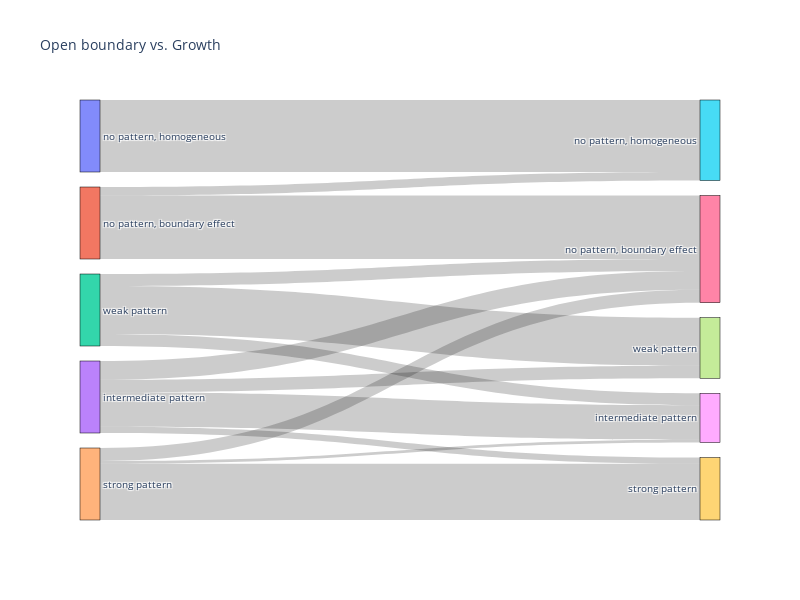

Notebook code for this chart:
### Code cell
labels =list( patternclass_openboundary_edgegrowth2_cf.index)
columns = list(patternclass_openboundary_edgegrowth2_cf.columns)
node_labels = labels + columns

color_list = ['blue', 'green', 'orange', 'purple', 'red','yellow','black','brown','pink']

input_colors={}
for l,c in zip(node_labels,color_list):
    input_colors[l]=c

# Prepare data for Plotly Sankey Diagram
link_source = []
link_target = []
link_value = []
link_color=[]

for i, row_label in enumerate(labels):
    # input_color = input_colors[row_label]
    # input_color='blue'

    for j, col_label in enumerate(columns):
        count = patternclass_openboundary_edgegrowth2_cf.loc[row_label, col_label]
        link_source.append(i)
        link_target.append(len(labels) + j)
        link_value.append(count)
        # link_color.append(input_color)


# Create the Plotly Sankey Diagram
fig = go.Figure(data=[go.Sankey(
    node=dict(
        pad=15,
        thickness=20,
        line=dict(color="black", width=0.5),
        label=node_labels,
        # color=link_color,
    ),
    link=dict(
        source=link_source,
        target=link_target,
        value=link_value,
        # color=link_color
    )
)])

# Customize the plot layout
fig.update_layout(
    title_text="Open boundary vs. Growth",
    font_size=10,
    width=800,
    height=600,
)

# Show the plot
fig.show()

### Figure 1 — Plotly figure (JSON) as saved in the notebook; plotly's stock layout.template omitted (floating-point values rounded to 4 significant figures)
{"data": [{"link": {"source": [0, 0, 0, 0, 0, 1, 1, 1, 1, 1, 2, 2, 2, 2, 2, 3, 3, 3, 3, 3, 4, 4, 4, 4, 4], "target": [5, 6, 7, 8, 9, 5, 6, 7, 8, 9, 5, 6, 7, 8, 9, 5, 6, 7, 8, 9, 5, 6, 7, 8, 9], "value": [100, 0, 0, 0, 0, 11.85, 88.15, 0, 0, 0, 0, 16.67, 66.67, 16.67, 0, 0, 26.09, 17.39, 47.83, 8.696, 0, 18, 0, 4, 78]}, "node": {"label": ["no pattern, homogeneous", "no pattern, boundary effect", "weak pattern", "intermediate pattern", "strong pattern", "no pattern, homogeneous", "no pattern, boundary effect", "weak pattern", "intermediate pattern", "strong pattern"], "line": {"color": "black", "width": 0.5}, "pad": 15, "thickness": 20}, "type": "sankey"}], "layout": {"font": {"size": 10}, "height": 600, "title": {"text": "Open boundary vs. Growth"}, "width": 800}}
